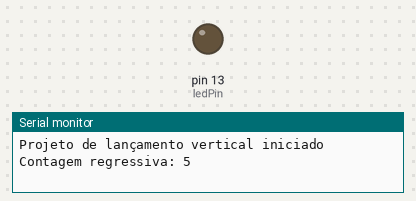
A sketch run on a simulated Arduino Uno, built with avr-gcc and run on an emulated ATmega328P. On the bench: output pins drawn as LEDs (lit = HIGH), the last lines printed to the serial monitor.

Above: at 0.6 s.
At 5.5 s:
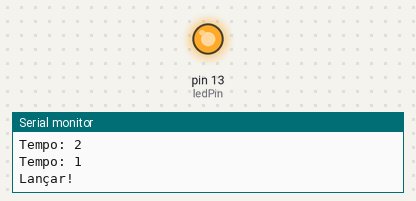
Timing chart, 0 to 11.7 s (numbered marks = the images above):
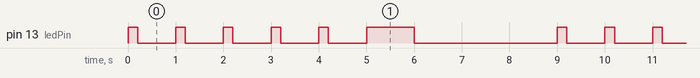

Measured:
- by itself, pin 13 (ledPin): repeats every 9.0 s: 4 × (LOW 0.80 s, HIGH 0.20 s), LOW 0.80 s, HIGH 1.0 s, LOW 3.0 s, HIGH 0.20 s
- by itself, everything shown: repeats every 9.0 s, in 12 steps

The sketch:

experimento.ino
```cpp
const int ledPin = 13;

void setup() {
  pinMode(ledPin, OUTPUT);
  Serial.begin(9600);
  Serial.println("Projeto de lançamento vertical iniciado");
}

void loop() {
  Serial.println("Contagem regressiva: 5");
  for (int i = 5; i >= 1; i--) {
    digitalWrite(ledPin, HIGH);
    delay(200);
    digitalWrite(ledPin, LOW);
    delay(800);
    Serial.print("Tempo: ");
    Serial.println(i);
  }

  Serial.println("Lançar!");
  digitalWrite(ledPin, HIGH);
  delay(1000);
  digitalWrite(ledPin, LOW);
  delay(3000);
}
```
